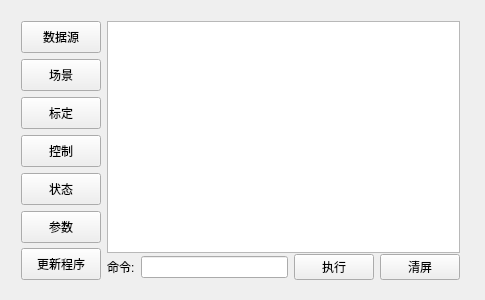
<?xml version="1.0" encoding="UTF-8"?>
<ui version="4.0">
 <class>MainWindow</class>
 <widget class="QMainWindow" name="MainWindow">
  <property name="geometry">
   <rect>
    <x>0</x>
    <y>0</y>
    <width>485</width>
    <height>300</height>
   </rect>
  </property>
  <property name="minimumSize">
   <size>
    <width>400</width>
    <height>259</height>
   </size>
  </property>
  <property name="windowTitle">
   <string>四轴上位机v1.0(js200300953)</string>
  </property>
  <widget class="QWidget" name="centralWidget">
   <widget class="QWidget" name="horizontalLayoutWidget">
    <property name="geometry">
     <rect>
      <x>10</x>
      <y>10</y>
      <width>461</width>
      <height>281</height>
     </rect>
    </property>
    <layout class="QHBoxLayout" name="horizontalLayout">
     <item>
      <layout class="QVBoxLayout" name="verticalLayout">
       <item>
        <spacer name="verticalSpacer_2">
         <property name="orientation">
          <enum>Qt::Vertical</enum>
         </property>
         <property name="sizeHint" stdset="0">
          <size>
           <width>20</width>
           <height>40</height>
          </size>
         </property>
        </spacer>
       </item>
       <item>
        <widget class="QPushButton" name="btDialogDataSource">
         <property name="minimumSize">
          <size>
           <width>0</width>
           <height>32</height>
          </size>
         </property>
         <property name="text">
          <string>数据源</string>
         </property>
        </widget>
       </item>
       <item>
        <widget class="QPushButton" name="btDialogScene">
         <property name="minimumSize">
          <size>
           <width>0</width>
           <height>32</height>
          </size>
         </property>
         <property name="text">
          <string>场景</string>
         </property>
        </widget>
       </item>
       <item>
        <widget class="QPushButton" name="btDialogCalibration">
         <property name="minimumSize">
          <size>
           <width>0</width>
           <height>32</height>
          </size>
         </property>
         <property name="text">
          <string>标定</string>
         </property>
        </widget>
       </item>
       <item>
        <widget class="QPushButton" name="btDialogControl">
         <property name="minimumSize">
          <size>
           <width>0</width>
           <height>32</height>
          </size>
         </property>
         <property name="text">
          <string>控制</string>
         </property>
        </widget>
       </item>
       <item>
        <widget class="QPushButton" name="btDialogStatus">
         <property name="minimumSize">
          <size>
           <width>0</width>
           <height>32</height>
          </size>
         </property>
         <property name="text">
          <string>状态</string>
         </property>
        </widget>
       </item>
       <item>
        <widget class="QPushButton" name="btDialogParameter">
         <property name="minimumSize">
          <size>
           <width>0</width>
           <height>32</height>
          </size>
         </property>
         <property name="text">
          <string>参数</string>
         </property>
        </widget>
       </item>
       <item>
        <widget class="QPushButton" name="btDialogBootloader">
         <property name="minimumSize">
          <size>
           <width>0</width>
           <height>32</height>
          </size>
         </property>
         <property name="text">
          <string>更新程序</string>
         </property>
        </widget>
       </item>
       <item>
        <spacer name="verticalSpacer">
         <property name="orientation">
          <enum>Qt::Vertical</enum>
         </property>
         <property name="sizeHint" stdset="0">
          <size>
           <width>20</width>
           <height>40</height>
          </size>
         </property>
        </spacer>
       </item>
      </layout>
     </item>
     <item>
      <layout class="QVBoxLayout" name="verticalLayout_2">
       <property name="spacing">
        <number>1</number>
       </property>
       <item>
        <widget class="QTextBrowser" name="tbMessage">
         <property name="openExternalLinks">
          <bool>true</bool>
         </property>
        </widget>
       </item>
       <item>
        <layout class="QHBoxLayout" name="horizontalLayout_2">
         <item>
          <widget class="QLabel" name="label">
           <property name="text">
            <string>命令:</string>
           </property>
          </widget>
         </item>
         <item>
          <widget class="QLineEdit" name="leCmd"/>
         </item>
         <item>
          <widget class="QPushButton" name="btExecute">
           <property name="text">
            <string>执行</string>
           </property>
          </widget>
         </item>
         <item>
          <widget class="QPushButton" name="btClearMessage">
           <property name="text">
            <string>清屏</string>
           </property>
          </widget>
         </item>
        </layout>
       </item>
      </layout>
     </item>
    </layout>
   </widget>
  </widget>
 </widget>
 <layoutdefault spacing="6" margin="11"/>
 <tabstops>
  <tabstop>btDialogDataSource</tabstop>
  <tabstop>btDialogScene</tabstop>
  <tabstop>btDialogCalibration</tabstop>
  <tabstop>btDialogControl</tabstop>
  <tabstop>btDialogStatus</tabstop>
  <tabstop>btDialogParameter</tabstop>
  <tabstop>btDialogBootloader</tabstop>
  <tabstop>leCmd</tabstop>
  <tabstop>btExecute</tabstop>
  <tabstop>btClearMessage</tabstop>
  <tabstop>tbMessage</tabstop>
 </tabstops>
 <resources/>
 <connections/>
</ui>
